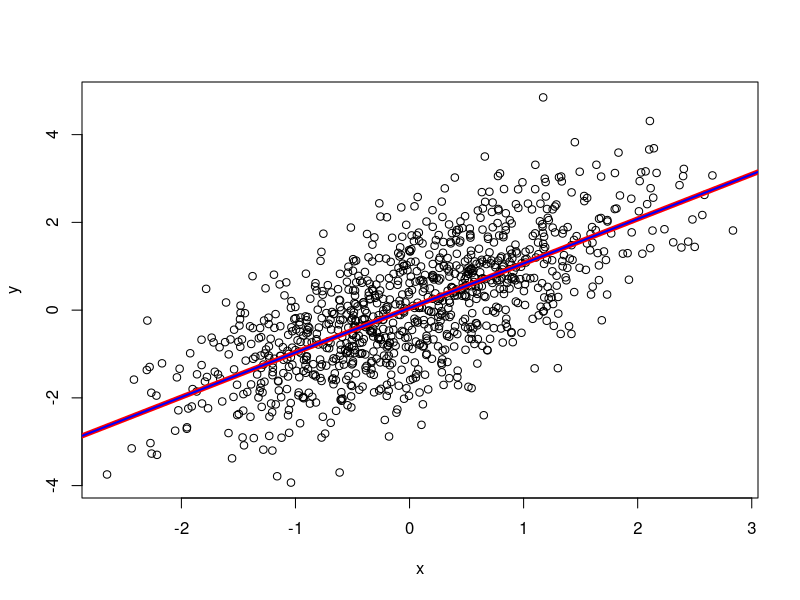
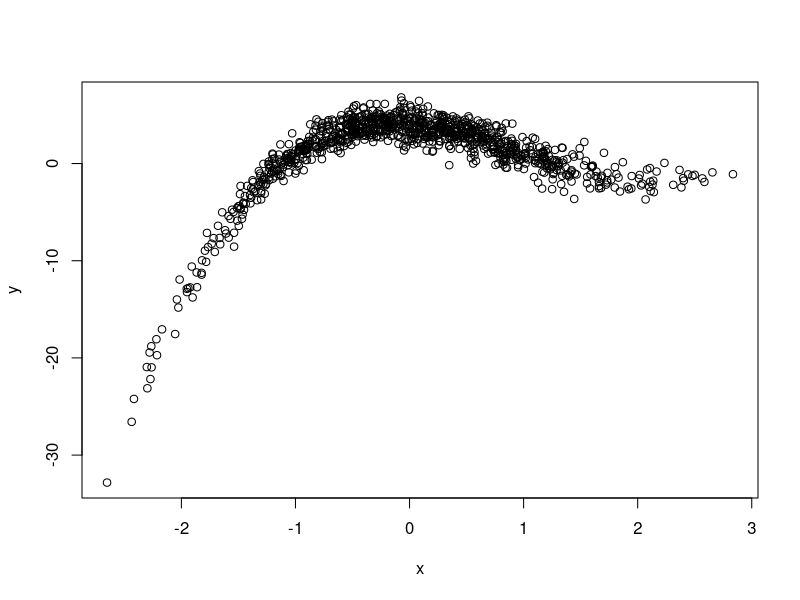

These figures' R source, in order:
# Single variable linear regression

x <- rnorm(1000)
y <- x + rnorm(1000)
plot(y ~ x)
linreg <- lm(y ~ x)
abline(linreg, col = "red", lwd = 5)

z <- rep(1,1000)
A <- cbind(z,x)
M <- t(A)%*%A
b <- t(A)%*%y
s <- solve(M,b)
abline(s, col = "blue", lwd = 2)

# Multiple regression

x1 <- rnorm(1000)
x2 <- rnorm(1000)
y <- x1 + x2 + rnorm(1000)
lm(y ~ x1 + x2)

A <- cbind(z,x1,x2)
M <- t(A)%*%A
b <- t(A)%*%y
solve(M,b)

# Polynomial regression

y <- 4 - x - 3*x^2 + x^3 + rnorm(1000)
plot(y ~ x)
x1 <- x
x2 <- x^2
x3 <- x^3
lm(y ~ x1 + x2 + x3)


A <- cbind(z,x1,x2,x3)
M <- t(A)%*%A
b <- t(A)%*%y
solve(M,b)

# Multivariable polynomial regression

x1 <- rnorm(1000)
x2 <- rnorm(1000)
y <- 3 - x1 - x2 + x1*x2 + x2^2 + x1^2 + rnorm(1000)
x3 <- x1*x2
x4 <- x2^2
x5 <- x1^2
lm(y ~ x1+x2+x3+x4+x5)

A <- cbind(z,x1,x2,x3,x4,x5)
M <- t(A)%*%A
b <- t(A)%*%y
solve(M,b)

# Linear in the coefficients

y <- 3 + 4*x  + pi*exp(x) - exp(0)*sin(x) + rnorm(1000)
x1 <- x
x2 <- exp(x)
x3 <- sin(x)
lm(y~x1+x2+x3)

A <- cbind(z,x1,x2,x3)
M <- t(A)%*%A
b <- t(A)%*%y
solve(M,b)


#########

u <- c(1,1,1)
x <- c(160,170,180)
y <- c(60,70,75)

X <- cbind(u,x)
A <- t(X)%*%X
b <- t(X)%*%y

solve(A,b)
lm(y ~ x)
